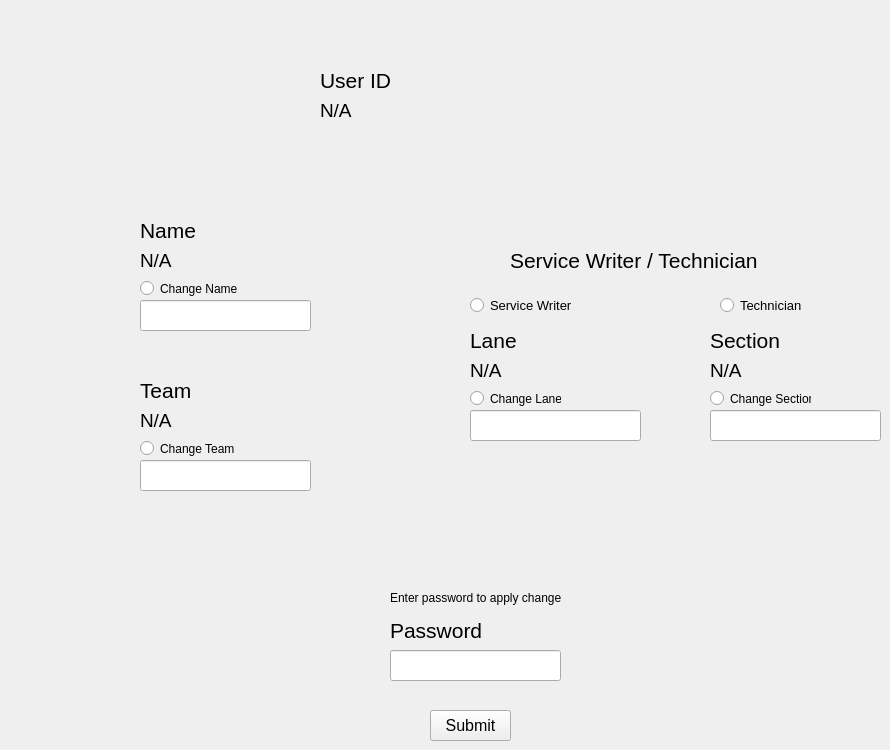
    <widget class="QWidget" name="update_user_page">
     <widget class="QLineEdit" name="update_user_password_input_box">
      <property name="geometry">
       <rect>
        <x>390</x>
        <y>650</y>
        <width>171</width>
        <height>31</height>
       </rect>
      </property>
     </widget>
     <widget class="QRadioButton" name="update_user_service_writer_radioButton">
      <property name="geometry">
       <rect>
        <x>470</x>
        <y>290</y>
        <width>101</width>
        <height>31</height>
       </rect>
      </property>
      <property name="font">
       <font>
        <pointsize>10</pointsize>
       </font>
      </property>
      <property name="text">
       <string>Service Writer</string>
      </property>
     </widget>
     <widget class="QLabel" name="update_user_section_label">
      <property name="geometry">
       <rect>
        <x>710</x>
        <y>330</y>
        <width>101</width>
        <height>21</height>
       </rect>
      </property>
      <property name="font">
       <font>
        <pointsize>16</pointsize>
       </font>
      </property>
      <property name="text">
       <string>Section</string>
      </property>
     </widget>
     <widget class="QPushButton" name="update_user_page_submit_button">
      <property name="geometry">
       <rect>
        <x>430</x>
        <y>710</y>
        <width>81</width>
        <height>31</height>
       </rect>
      </property>
      <property name="font">
       <font>
        <pointsize>12</pointsize>
       </font>
      </property>
      <property name="text">
       <string>Submit</string>
      </property>
     </widget>
     <widget class="QLabel" name="update_user_lane_label">
      <property name="geometry">
       <rect>
        <x>470</x>
        <y>330</y>
        <width>101</width>
        <height>21</height>
       </rect>
      </property>
      <property name="font">
       <font>
        <pointsize>16</pointsize>
       </font>
      </property>
      <property name="text">
       <string>Lane</string>
      </property>
     </widget>
     <widget class="QLabel" name="update_user_name_label">
      <property name="geometry">
       <rect>
        <x>140</x>
        <y>220</y>
        <width>101</width>
        <height>21</height>
       </rect>
      </property>
      <property name="font">
       <font>
        <pointsize>16</pointsize>
       </font>
      </property>
      <property name="text">
       <string>Name</string>
      </property>
     </widget>
     <widget class="QLineEdit" name="update_user_team_input_box">
      <property name="geometry">
       <rect>
        <x>140</x>
        <y>460</y>
        <width>171</width>
        <height>31</height>
       </rect>
      </property>
     </widget>
     <widget class="QLabel" name="update_user_writer_or_tech_label">
      <property name="geometry">
       <rect>
        <x>510</x>
        <y>250</y>
        <width>261</width>
        <height>21</height>
       </rect>
      </property>
      <property name="font">
       <font>
        <pointsize>16</pointsize>
       </font>
      </property>
      <property name="text">
       <string>Service Writer / Technician</string>
      </property>
     </widget>
     <widget class="QLabel" name="update_user_team_label">
      <property name="geometry">
       <rect>
        <x>140</x>
        <y>380</y>
        <width>101</width>
        <height>21</height>
       </rect>
      </property>
      <property name="font">
       <font>
        <pointsize>16</pointsize>
       </font>
      </property>
      <property name="text">
       <string>Team</string>
      </property>
     </widget>
     <widget class="QLabel" name="update_user_password_label">
      <property name="geometry">
       <rect>
        <x>390</x>
        <y>620</y>
        <width>101</width>
        <height>21</height>
       </rect>
      </property>
      <property name="font">
       <font>
        <pointsize>16</pointsize>
       </font>
      </property>
      <property name="text">
       <string>Password</string>
      </property>
     </widget>
     <widget class="QLineEdit" name="update_user_name_input_box">
      <property name="geometry">
       <rect>
        <x>140</x>
        <y>300</y>
        <width>171</width>
        <height>31</height>
       </rect>
      </property>
     </widget>
     <widget class="QLineEdit" name="update_user_section_input_box">
      <property name="geometry">
       <rect>
        <x>710</x>
        <y>410</y>
        <width>171</width>
        <height>31</height>
       </rect>
      </property>
     </widget>
     <widget class="QLineEdit" name="update_user_lane_input_box">
      <property name="geometry">
       <rect>
        <x>470</x>
        <y>410</y>
        <width>171</width>
        <height>31</height>
       </rect>
      </property>
     </widget>
     <widget class="QRadioButton" name="update_user_tech_radioButton">
      <property name="geometry">
       <rect>
        <x>720</x>
        <y>290</y>
        <width>101</width>
        <height>31</height>
       </rect>
      </property>
      <property name="font">
       <font>
        <pointsize>10</pointsize>
       </font>
      </property>
      <property name="text">
       <string>Technician</string>
      </property>
     </widget>
     <widget class="QLabel" name="need_password_label">
      <property name="geometry">
       <rect>
        <x>390</x>
        <y>590</y>
        <width>171</width>
        <height>16</height>
       </rect>
      </property>
      <property name="text">
       <string>Enter password to apply changes</string>
      </property>
     </widget>
     <widget class="QLabel" name="update_user_user_id_label">
      <property name="geometry">
       <rect>
        <x>320</x>
        <y>70</y>
        <width>261</width>
        <height>21</height>
       </rect>
      </property>
      <property name="font">
       <font>
        <pointsize>16</pointsize>
       </font>
      </property>
      <property name="text">
       <string>User ID</string>
      </property>
     </widget>
     <widget class="QLabel" name="update_user_user_id_display_label">
      <property name="geometry">
       <rect>
        <x>320</x>
        <y>100</y>
        <width>261</width>
        <height>21</height>
       </rect>
      </property>
      <property name="font">
       <font>
        <pointsize>14</pointsize>
       </font>
      </property>
      <property name="text">
       <string>N/A</string>
      </property>
     </widget>
     <widget class="QLabel" name="update_user_name_display_label">
      <property name="geometry">
       <rect>
        <x>140</x>
        <y>250</y>
        <width>261</width>
        <height>21</height>
       </rect>
      </property>
      <property name="font">
       <font>
        <pointsize>14</pointsize>
       </font>
      </property>
      <property name="text">
       <string>N/A</string>
      </property>
     </widget>
     <widget class="QLabel" name="update_user_team_display_label">
      <property name="geometry">
       <rect>
        <x>140</x>
        <y>410</y>
        <width>261</width>
        <height>21</height>
       </rect>
      </property>
      <property name="font">
       <font>
        <pointsize>14</pointsize>
       </font>
      </property>
      <property name="text">
       <string>N/A</string>
      </property>
     </widget>
     <widget class="QLabel" name="new_user_writer_or_tech_label_7">
      <property name="geometry">
       <rect>
        <x>470</x>
        <y>360</y>
        <width>121</width>
        <height>21</height>
       </rect>
      </property>
      <property name="font">
       <font>
        <pointsize>14</pointsize>
       </font>
      </property>
      <property name="text">
       <string>N/A</string>
      </property>
     </widget>
     <widget class="QLabel" name="update_user_section_display_label">
      <property name="geometry">
       <rect>
        <x>710</x>
        <y>360</y>
        <width>81</width>
        <height>21</height>
       </rect>
      </property>
      <property name="font">
       <font>
        <pointsize>14</pointsize>
       </font>
      </property>
      <property name="text">
       <string>N/A</string>
      </property>
     </widget>
     <widget class="QRadioButton" name="update_user_change_name_radioButton">
      <property name="geometry">
       <rect>
        <x>140</x>
        <y>280</y>
        <width>111</width>
        <height>17</height>
       </rect>
      </property>
      <property name="text">
       <string>Change Name</string>
      </property>
     </widget>
     <widget class="QRadioButton" name="update_user_change_team_radioButton">
      <property name="geometry">
       <rect>
        <x>140</x>
        <y>440</y>
        <width>111</width>
        <height>17</height>
       </rect>
      </property>
      <property name="text">
       <string>Change Team</string>
      </property>
     </widget>
     <widget class="QRadioButton" name="update_user_change_lane_radioButton">
      <property name="geometry">
       <rect>
        <x>470</x>
        <y>390</y>
        <width>91</width>
        <height>17</height>
       </rect>
      </property>
      <property name="text">
       <string>Change Lane</string>
      </property>
     </widget>
     <widget class="QRadioButton" name="update_user_change_section_radioButton">
      <property name="geometry">
       <rect>
        <x>710</x>
        <y>390</y>
        <width>101</width>
        <height>17</height>
       </rect>
      </property>
      <property name="text">
       <string>Change Section</string>
      </property>
     </widget>
    </widget>
